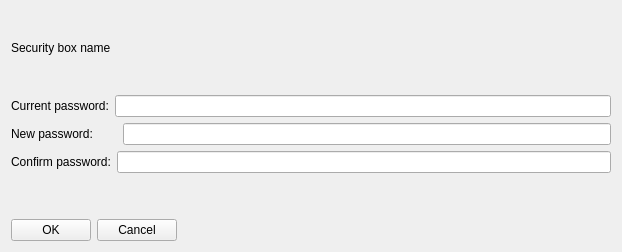
<?xml version="1.0" encoding="UTF-8"?>
<ui version="4.0">
 <class>ModifyPassword</class>
 <widget class="QWidget" name="ModifyPassword">
  <property name="geometry">
   <rect>
    <x>0</x>
    <y>0</y>
    <width>622</width>
    <height>252</height>
   </rect>
  </property>
  <property name="windowTitle">
   <string>Modify password</string>
  </property>
  <property name="windowIcon">
   <iconset resource="../../../resources/resources.qrc">
    <normaloff>:/images/logo</normaloff>:/images/logo</iconset>
  </property>
  <layout class="QVBoxLayout" name="verticalLayout">
   <item>
    <layout class="QHBoxLayout" name="horizontalLayout">
     <property name="bottomMargin">
      <number>4</number>
     </property>
     <item>
      <widget class="QLabel" name="m_boxName">
       <property name="text">
        <string>Security box name</string>
       </property>
      </widget>
     </item>
     <item>
      <spacer name="horizontalSpacer">
       <property name="orientation">
        <enum>Qt::Horizontal</enum>
       </property>
       <property name="sizeHint" stdset="0">
        <size>
         <width>40</width>
         <height>20</height>
        </size>
       </property>
      </spacer>
     </item>
    </layout>
   </item>
   <item>
    <layout class="QHBoxLayout" name="horizontalLayout_2">
     <item>
      <widget class="QLabel" name="label_2">
       <property name="text">
        <string>Current password:</string>
       </property>
      </widget>
     </item>
     <item>
      <widget class="QLineEdit" name="m_currentPassword"/>
     </item>
    </layout>
   </item>
   <item>
    <layout class="QHBoxLayout" name="horizontalLayout_3">
     <item>
      <widget class="QLabel" name="label_3">
       <property name="text">
        <string>New password:       </string>
       </property>
      </widget>
     </item>
     <item>
      <widget class="QLineEdit" name="m_newPassword"/>
     </item>
    </layout>
   </item>
   <item>
    <layout class="QHBoxLayout" name="horizontalLayout_4">
     <item>
      <widget class="QLabel" name="label_4">
       <property name="text">
        <string>Confirm password:</string>
       </property>
      </widget>
     </item>
     <item>
      <widget class="QLineEdit" name="m_confirmPassword"/>
     </item>
    </layout>
   </item>
   <item>
    <spacer name="verticalSpacer">
     <property name="orientation">
      <enum>Qt::Vertical</enum>
     </property>
     <property name="sizeType">
      <enum>QSizePolicy::Minimum</enum>
     </property>
     <property name="sizeHint" stdset="0">
      <size>
       <width>20</width>
       <height>40</height>
      </size>
     </property>
    </spacer>
   </item>
   <item>
    <layout class="QHBoxLayout" name="horizontalLayout_5">
     <item>
      <widget class="QPushButton" name="pushButton">
       <property name="text">
        <string>OK</string>
       </property>
      </widget>
     </item>
     <item>
      <widget class="QPushButton" name="pushButton_2">
       <property name="text">
        <string>Cancel</string>
       </property>
      </widget>
     </item>
     <item>
      <spacer name="horizontalSpacer_2">
       <property name="orientation">
        <enum>Qt::Horizontal</enum>
       </property>
       <property name="sizeHint" stdset="0">
        <size>
         <width>40</width>
         <height>20</height>
        </size>
       </property>
      </spacer>
     </item>
    </layout>
   </item>
  </layout>
 </widget>
 <resources>
  <include location="../../../resources/resources.qrc"/>
 </resources>
 <connections/>
</ui>
